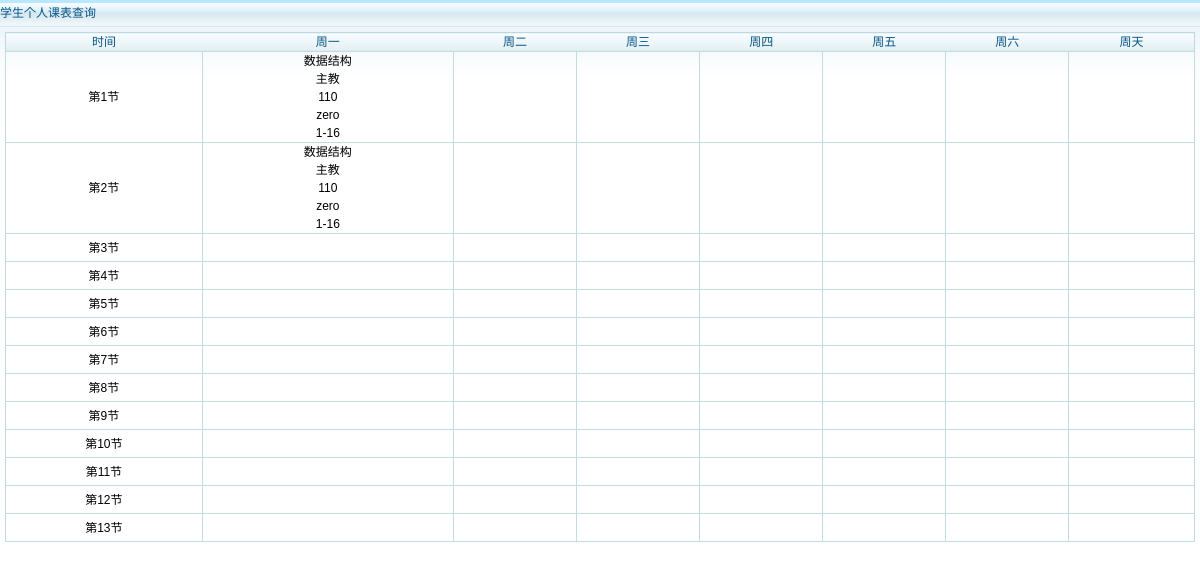
/students/schedule_one.php (signed in), run on the app's committed database.
### tables this page shows
CREATE TABLE IF NOT EXISTS `shouke` (
  `Id` int(10) NOT NULL AUTO_INCREMENT,
  `Curricula_Id` int(10) NOT NULL COMMENT '课程Id',
  `Building_Id` int(10) NOT NULL,
  `Classroom_Id` int(10) NOT NULL COMMENT '教室id',
  `Teacher_Id` int(10) NOT NULL COMMENT '老师id',
  `Start_week` int(10) NOT NULL COMMENT '第几周开始',
  `End_week` int(10) NOT NULL COMMENT '第几周结束',
  `Day` int(10) DEFAULT NULL COMMENT '星期几 ',
  `Start_class` time NOT NULL COMMENT '第几节课开始',
  `End_class` time NOT NULL COMMENT '第几节课结束',
  PRIMARY KEY (`Id`),
  KEY `Curricula_Id` (`Curricula_Id`,`Classroom_Id`,`Teacher_Id`),
  KEY `Classroom_Id` (`Classroom_Id`),
  KEY `Teacher_Id` (`Teacher_Id`),
  KEY `Building_Id` (`Building_Id`)
);

CREATE TABLE IF NOT EXISTS `curricula` (
  `Id` int(10) NOT NULL COMMENT '课程ID',
  `Name` varchar(30) NOT NULL COMMENT '课程名',
  `Credit` double NOT NULL COMMENT '学分',
  `Hours` int(10) NOT NULL COMMENT '学时',
  `Speciality_Id` int(10) NOT NULL COMMENT '专业ID',
  `Academy_Id` int(10) NOT NULL COMMENT '学院ID',
  `Type` int(10) NOT NULL COMMENT '课程性质 必修选修之类',
  `Contain` int(10) NOT NULL COMMENT '课程容量',
  PRIMARY KEY (`Id`),
  KEY `Speciality_Id` (`Speciality_Id`),
  KEY `Academy_Id` (`Academy_Id`),
  KEY `Type` (`Type`)
);

CREATE TABLE IF NOT EXISTS `building` (
  `Id` int(10) NOT NULL COMMENT '教学楼ID',
  `Name` varchar(30) NOT NULL COMMENT '教学楼名称',
  PRIMARY KEY (`Id`)
);

CREATE TABLE IF NOT EXISTS `teacher` (
  `Id` int(10) NOT NULL COMMENT '教师ID',
  `Name` varchar(30) NOT NULL COMMENT '教师姓名',
  `Sex` varchar(10) NOT NULL COMMENT '教师性别',
  `Password` varchar(20) NOT NULL COMMENT '教师登录密码',
  `Academy` int(10) NOT NULL COMMENT '教师所属学院ID',
  `Permission` int(10) NOT NULL COMMENT '权限ID',
  `Speciality` int(10) NOT NULL COMMENT '专业ID',
  `Dates_Enrollment` date NOT NULL COMMENT '入校时间',
  `Phone` varchar(20) NOT NULL COMMENT '联系电话',
  `Identification_Card` varchar(20) NOT NULL COMMENT '身份证号',
  `Nation` varchar(20) NOT NULL COMMENT '民族',
  `BirthPlace` varchar(20) DEFAULT NULL COMMENT '出生地',
  `BirthDay` date DEFAULT NULL COMMENT '出生日期',
  `EMail` varchar(50) NOT NULL COMMENT '邮箱',
  PRIMARY KEY (`Id`),
  KEY `Permission` (`Permission`),
  KEY `Academy` (`Academy`),
  KEY `Speciality` (`Speciality`)
);

### students/schedule_one.php (the view, shortened to what this page needs)
<?php
require_once("../config/connect.php");
mysqli_query($conn,"set names 'utf8'");
$use=$_SESSION['id'];
$result = mysqli_query($conn,"SELECT curricula.Name,building.Name,shouke.Start_class,shouke.End_class,shouke.Classroom_Id ,shouke.Day,teacher.Name,shouke.Start_week,shouke.End_week FROM shouke inner JOIN building on building.Id = shouke.Building_Id INNER JOIN curricula on shouke.Curricula_Id = curricula.Id INNER JOIN teacher on shouke.Teacher_Id = teacher.Id INNER JOIN student on student.Speciality=curricula.Speciality_Id AND student.Id = '$use' INNER JOIN curricula_variable on curricula_variable.Student_Id = student.Id And curricula_variable.Curricula_Id = curricula.Id");
$sum=array();
$Rank=array("08:00:00"=>1,"08:50:00"=>2,"09:50:00"=>3,"10:45:00"=>4,"11:35:00"=>5,"13:00:00"=>6,"13:50:00"=>7,"14:50:00"=>8,"15:45:00"=>9,"16:35:00"=>10,"18:00:00"=>11,"18:50:00"=>12,"19:45:00"=>13);
while($arr=mysqli_fetch_array($result))
{
    $sum[]=$arr;
    $pos++;
}
$top=$pos;
$time1="01:35:00";
for($k=0;$k<$pos;$k++)
{
    for($m=1;$m<=13;$m++)
	{
        if($Rank[$sum[$k][2]]==$m)
		{
            if(gmstrftime('%H:%M:%S',strtotime($sum[$k][3])-strtotime($sum[$k][2]))==$time1)
			{
                $end1 = date("H:i:s", strtotime("-45 min", strtotime($sum[$k][3])));
                $sum[$top++] = array($sum[$k][0], $sum[$k][1], $end1, $sum[$k][3],$sum[$k][4],$sum[$k][5],$sum[$k][6],$sum[$k][7],$sum[$k][8]);
            }
        }
    }
}
?>
<!DOCTYPE html>
<html lang="en">
<head>
<link href="../images/style.css" rel="stylesheet" type="text/css" />
</head>
<body>
<div id="contentWrap">
	<div class="pageTitle">学生个人课表查询</div>
	<div class="pageColumn" id="tab">
		<table class="table table-bordered table-striped" align="center" id="table1" >
    		<thead align="center">
    			<td>时间</td>
    			<td>周一</td>
    			<td>周二</td>
    			<td>周三</td>
    			<td>周四</td>
    			<td>周五</td>
				<td>周六</td>
				<td>周天</td>
    		</thead>
    		<tbody align="center" >
    			<?php
    				for($i=1;$i<=13;$i++){?>
        				<tr>
            				<td><?php echo "第{$i}节"?></td>
            				<?php
            					for($j=1;$j<=7;$j++){?>
                					<td>
                    					<?php
                    						for($k=0;$k<$top;$k++)
											{
                        						if($Rank[$sum[$k][2]]==$i && $sum[$k][5]==$j)
                            					echo"{$sum[$k][0]}<br>{$sum[$k][1]}<br>{$sum[$k][4]}<br>{$sum[$k][6]}<br>{$sum[$k][7]}-{$sum[$k][8]}";
                    						}
                    					?>
                					</td>
            			<?php }?>
        			</tr>
    			<?php }?>
    		</tbody>
		</table>
	</div>
</div>
</body>
</html>

### images/style.css (style rules this page uses)
﻿ body, h1, h2, h3, h4, h5, h6, hr, p, blockquote, dl, dt, dd, ul, ol, li, pre, form, fieldset, legend, button, input, textarea, th, td, img { border:medium none; margin: 0; padding: 0; }
body,button, input, select, textarea { font: 12px/1.5 '宋体',tahoma, Srial, helvetica, sans-serif; }
table { border-collapse: collapse; border-spacing: 0; }
.pageTitle { height:27px; line-height:27px; color:#075587; background:url(page-pageTitle-bg.gif); }
.pageColumn { background:url(page-bg.gif) repeat-x; padding:5px; }
.pageColumn table { width:100% }
.pageColumn thead { border:1px solid #bfd8e0; color:#075587; background:url(page-thead-bg.gif); }
.pageColumn tbody tr { border:1px solid #bfd8e0; height:28px; }
.pageColumn tbody td { text-align:center;border:1px solid #c5dbe2 }

### students/schedule_one.php (style rules this page uses)
body { background: #FFF }

### data on the page
shouke: Curricula_Id.Name "数据结构", Building_Id.Name "主教", Classroom_Id "110", Teacher_Id.Name "zero", Start_week "1", End_week "16"
